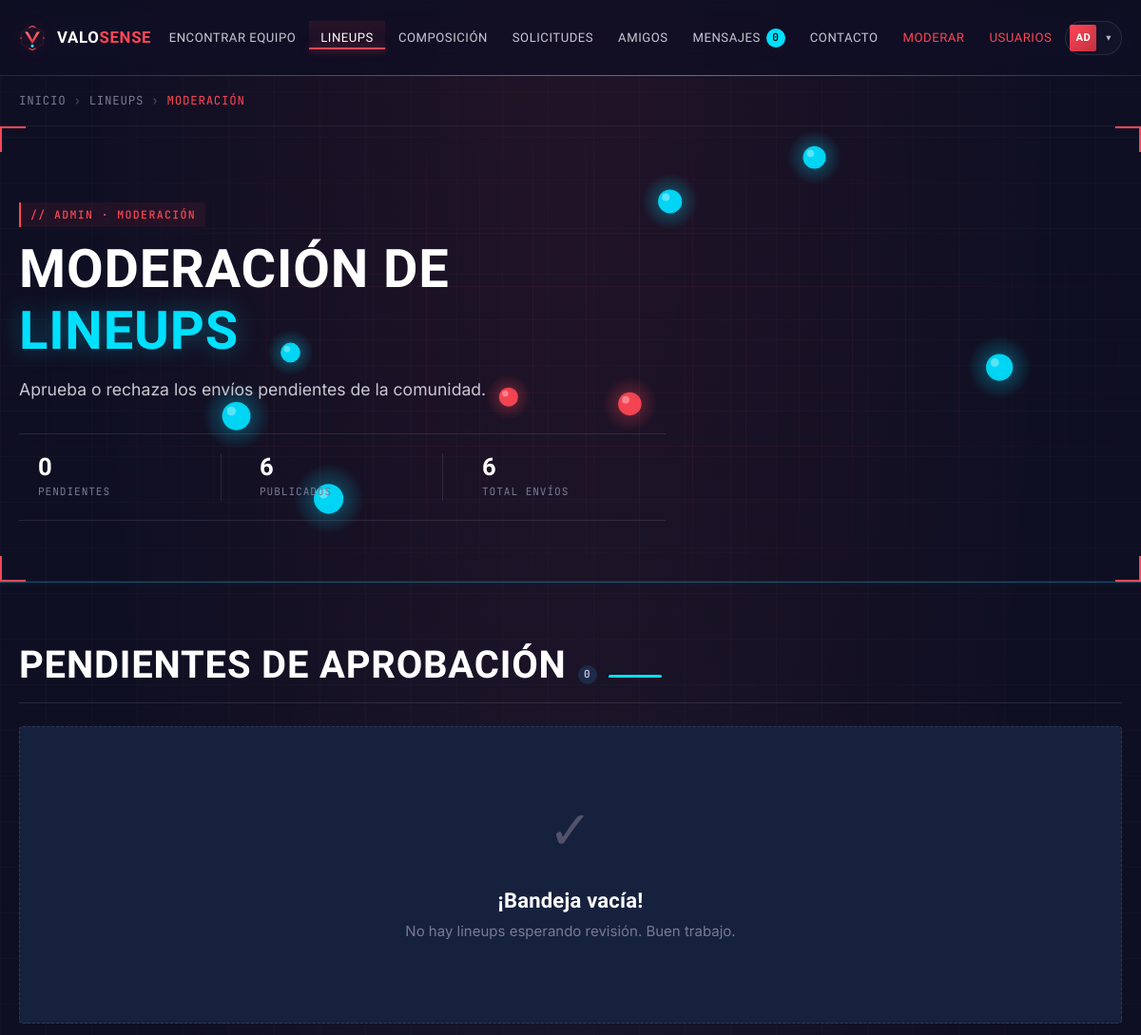
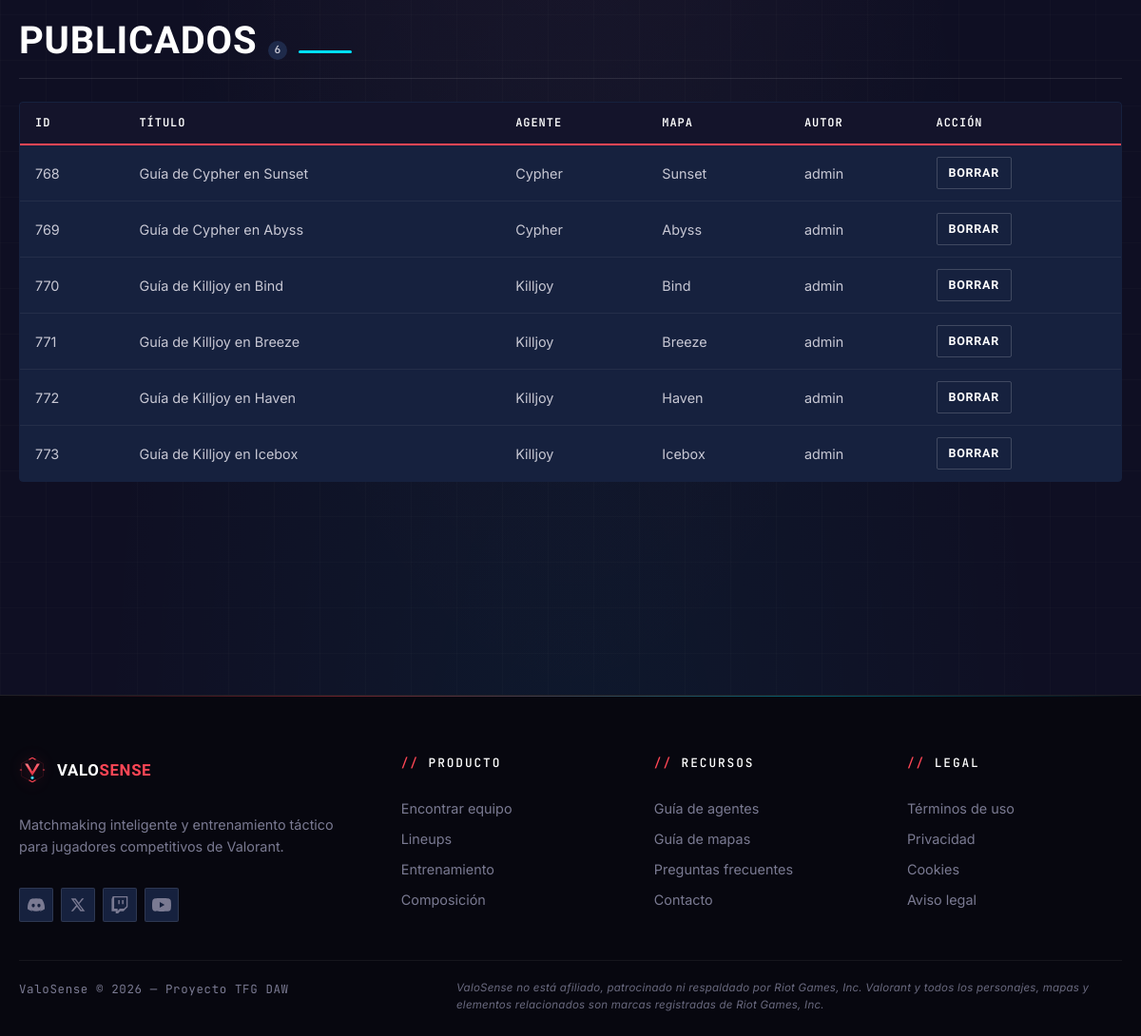
Screenshot of /index.php?controlador=lineup&action=gestionar (signed in) with the database file from the repository (2 pictures, top to bottom).
### tables this page shows
CREATE TABLE `lineup` (
  `id` int(11) NOT NULL AUTO_INCREMENT,
  `usuario_id` int(11) DEFAULT NULL,
  `agente_id` int(11) NOT NULL,
  `mapa` enum('Ascent','Bind','Breeze','Fracture','Haven','Icebox','Lotus','Pearl','Split','Sunset','Abyss') NOT NULL,
  `titulo` varchar(100) NOT NULL,
  `descripcion` text NOT NULL,
  `video_url` varchar(255) NOT NULL,
  `aprobado` tinyint(1) NOT NULL DEFAULT 0,
  `creado_en` timestamp NOT NULL DEFAULT current_timestamp(),
  PRIMARY KEY (`id`),
  KEY `usuario_id` (`usuario_id`),
  KEY `agente_id` (`agente_id`),
  CONSTRAINT `lineup_ibfk_1` FOREIGN KEY (`usuario_id`) REFERENCES `usuario` (`id`) ON DELETE SET NULL,
  CONSTRAINT `lineup_ibfk_2` FOREIGN KEY (`agente_id`) REFERENCES `agente` (`id`) ON DELETE CASCADE
);

CREATE TABLE `agente` (
  `id` int(11) NOT NULL AUTO_INCREMENT,
  `nombre` varchar(50) NOT NULL,
  `rol` enum('Duelist','Initiator','Controller','Sentinel') NOT NULL,
  PRIMARY KEY (`id`),
  UNIQUE KEY `nombre` (`nombre`)
);

CREATE TABLE `usuario` (
  `id` int(11) NOT NULL AUTO_INCREMENT,
  `username` varchar(50) NOT NULL,
  `email` varchar(100) NOT NULL,
  `password_hash` varchar(255) NOT NULL,
  `rango` enum('Iron','Bronze','Silver','Gold','Platinum','Diamond','Ascendant','Immortal','Radiant') NOT NULL,
  `region` enum('EU','NA','LATAM','BR','AP','KR') NOT NULL DEFAULT 'EU',
  `es_admin` tinyint(1) NOT NULL DEFAULT 0,
  `riot_id` varchar(50) DEFAULT NULL,
  `riot_tag` varchar(10) DEFAULT NULL,
  `riot_region` enum('eu','na','ap','kr','latam','br') DEFAULT NULL,
  `riot_puuid` varchar(120) DEFAULT NULL,
  `riot_validado_en` datetime DEFAULT NULL,
  `riot_id_visible` tinyint(1) NOT NULL DEFAULT 1,
  `google_id` varchar(255) DEFAULT NULL,
  `creado_en` timestamp NOT NULL DEFAULT current_timestamp(),
  `ultima_actividad` timestamp NULL DEFAULT NULL,
  `estado_presencia` enum('en_linea','ausente','invisible') NOT NULL DEFAULT 'en_linea',
  PRIMARY KEY (`id`),
  UNIQUE KEY `username` (`username`),
  UNIQUE KEY `email` (`email`),
  UNIQUE KEY `uq_google_id` (`google_id`)
);

### controller/lineup_controller.php (called while the page is built, shortened)
<?php
function gestionar(){
    require_once("model/lineup_model.php");
    $model = new Lineup_model();
    $pendientes = $model->get_pendientes();
    $aprobados  = $model->get_aprobados();
    require_once("view/gestiona_lineup_view.php");
}
?>

### controller/front_controller.php (called while the page is built, shortened)
<?php
$action_name = DEFAULT_ACTION;
if (!empty($_GET['action'])) {
    $action_name = preg_replace('/[^a-z_]/i', '', $_GET['action']);
}
try {
    $action_name();
} catch (Throwable $e) {
    $pronto_mensaje = $e->getMessage();
    require_once("view/pronto_view.php");
}
?>

### model/conectar.php (called while the page is built, shortened)
<?php
class Conectar {
    public static function conexion(){
        try {
            $host     = 'localhost';
            $user     = 'root';
            $pass     = '';
            $database = 'valosense';
            $port     = 3307;
            $db = new mysqli($host, $user, $pass, $database, $port);
            $db->set_charset('utf8mb4');
            return $db;
        } catch (mysqli_sql_exception $e) {
            error_log('Conectar — ' . $e->getMessage());
            throw new RuntimeException("Error de conexión con la base de datos.", 0, $e);
        }
    }
}
?>

### model/lineup_model.php (called while the page is built, shortened)
<?php
class Lineup_model {
    private $db;
    public function __construct(){
        require_once("model/conectar.php");
        $this->db = Conectar::conexion();
    }
    public function get_aprobados($agente_id = null, $mapa = null){
        $sql = "SELECT l.id, l.titulo, l.descripcion, l.video_url, l.mapa, l.creado_en,
                       a.nombre AS agente, a.rol AS rol,
                       u.username AS autor
                FROM lineup l
                JOIN agente a ON a.id = l.agente_id
                LEFT JOIN usuario u ON u.id = l.usuario_id
                WHERE l.aprobado = 1";
        $params = [];
        $sql .= " ORDER BY l.creado_en DESC";
        if(empty($agente_id) && empty($mapa)){
            $sql .= " LIMIT 6";
        }
        $stmt = $this->db->prepare($sql);
        $stmt->execute();
        $rows = $stmt->get_result()->fetch_all(MYSQLI_ASSOC);
        return $rows ?: [];
    }
    public function get_pendientes(){
        $sql = "SELECT l.id, l.titulo, l.descripcion, l.video_url, l.mapa, l.creado_en,
                       a.nombre AS agente, u.username AS autor
                FROM lineup l
                JOIN agente a ON a.id = l.agente_id
                LEFT JOIN usuario u ON u.id = l.usuario_id
                WHERE l.aprobado = 0
                ORDER BY l.creado_en ASC";
        $res = $this->db->query($sql);
        return $res ? $res->fetch_all(MYSQLI_ASSOC) : [];
    }
}
?>

### view/gestiona_lineup_view.php (the view, shortened to what this page needs)
<?php require_once("view/menu.php"); require_once("model/helpers.php"); ?>
<main class="main-content" id="main">
    <nav class="breadcrumb" aria-label="Migas de pan">
        <div class="container">
            <ol class="breadcrumb-list">
                <li class="breadcrumb-item"><a href="index.php">Inicio</a></li>
                <li class="breadcrumb-item"><a href="index.php?controlador=lineup&amp;action=home">Lineups</a></li>
                <li class="breadcrumb-item breadcrumb-current" aria-current="page">Moderación</li>
            </ol>
        </div>
    </nav>
    <section class="hero hero-lineups">
        <div class="container hero-content">
            <span class="eyebrow">// ADMIN · MODERACIÓN</span>
            <h1 class="hero-title">Moderación de <span class="text-red">lineups</span></h1>
            <p class="hero-subtitle">Aprueba o rechaza los envíos pendientes de la comunidad.</p>
            <ul class="hero-stats">
                <li class="hero-stat">
                    <span class="hero-stat-value"><?php echo count($pendientes); ?></span>
                    <span class="hero-stat-label">Pendientes</span>
                </li>
                <li class="hero-stat">
                    <span class="hero-stat-value"><?php echo count($aprobados); ?></span>
                    <span class="hero-stat-label">Publicados</span>
                </li>
                <li class="hero-stat">
                    <span class="hero-stat-value"><?php echo count($pendientes) + count($aprobados); ?></span>
                    <span class="hero-stat-label">Total envíos</span>
                </li>
            </ul>
        </div>
    </section>
    <section class="results-section">
        <div class="container">
            <div class="results-bar">
                <h2 class="section-title results-title">
                    Pendientes de aprobación
                    <span class="badge <?php echo count($pendientes) > 0 ? 'badge--glow' : 'badge--muted'; ?>"><?php echo count($pendientes); ?></span>
                </h2>
            </div>
            <?php if(empty($pendientes)): ?>
                <div class="empty-state">
                    <div class="empty-icon" aria-hidden="true">✓</div>
                    <h3 class="empty-title">¡Bandeja vacía!</h3>
                    <p class="empty-desc">No hay lineups esperando revisión. Buen trabajo.</p>
                </div>
            <?php endif; ?>
            <div class="results-bar spaced-top-xl">
                <h2 class="section-title results-title">
                    Publicados
                    <span class="badge badge--muted"><?php echo count($aprobados); ?></span>
                </h2>
            </div>
            <?php if(empty($aprobados)): ?>
                <div class="empty-state">
                    <div class="empty-icon" aria-hidden="true">◎</div>
                    <h3 class="empty-title">Sin lineups publicados</h3>
                    <p class="empty-desc">Aún no se ha aprobado ningún lineup.</p>
                </div>
            <?php else: ?>
                <div class="admin-wrapper">
                    <table class="admin-table">
                        <thead>
                            <tr>
                                <th>ID</th>
                                <th>Título</th>
                                <th>Agente</th>
                                <th>Mapa</th>
                                <th>Autor</th>
                                <th>Acción</th>
                            </tr>
                        </thead>
                        <tbody>
                            <?php foreach($aprobados as $l): ?>
                                <tr>
                                    <td><?php echo $l['id']; ?></td>
                                    <td><?php echo htmlspecialchars($l['titulo']); ?></td>
                                    <td><?php echo htmlspecialchars($l['agente']); ?></td>
                                    <td><?php echo htmlspecialchars($l['mapa']); ?></td>
                                    <td><?php echo htmlspecialchars($l['autor'] ?? ''); ?></td>
                                    <td>
                                        <form class="inline-form" action="index.php?controlador=lineup&amp;action=gestionar" method="post" data-confirm="¿Borrar este lineup publicado?">
                                            <button type="submit" name="borrar" value="1" class="btn-secondary btn-small">Borrar</button>
                                        </form>
                                    </td>
                                </tr>
                            <?php endforeach; ?>
                        </tbody>
                    </table>
                </div>
            <?php endif; ?>
        </div>
    </section>
</main>

### css/lineup.css (style rules this page uses)
.hero-lineups { border-bottom: 1px solid var(--border-cyan); box-shadow: inset 0 -1px 0 0 rgba(0, 224, 255, 0.08); }
.hero-lineups .hero-title .text-red { color: var(--cyan-accent); text-shadow: 0 0 24px rgba(0, 224, 255, 0.35); }

### rows the page displays
lineup: id "768", titulo "Guía de Cypher en Sunset", agente.nombre "Cypher", mapa "Sunset", usuario.username "admin"
lineup: id "769", titulo "Guía de Cypher en Abyss", agente.nombre "Cypher", mapa "Abyss", usuario.username "admin"
lineup: id "770", titulo "Guía de Killjoy en Bind", agente.nombre "Killjoy", mapa "Bind", usuario.username "admin"
lineup: id "771", titulo "Guía de Killjoy en Breeze", agente.nombre "Killjoy", mapa "Breeze", usuario.username "admin"
lineup: id "772", titulo "Guía de Killjoy en Haven", agente.nombre "Killjoy", mapa "Haven", usuario.username "admin"
lineup: id "773", titulo "Guía de Killjoy en Icebox", agente.nombre "Killjoy", mapa "Icebox", usuario.username "admin"

### other values shown
$op['label'] "ENCONTRAR EQUIPO"
$op['label'] "LINEUPS"
$op['label'] "COMPOSICIÓN"
$chat_no_leidos "0"
substr($username, 0, 2) "AD"
count($pendientes) "0"
count($aprobados) "6"
count($pendientes) + count($aprobados) "6"
